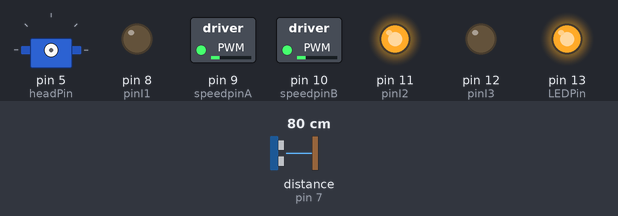
Bench run of a sketch on a simulated Arduino Uno, built with avr-gcc and run on an emulated ATmega328P. On the bench: servo, switched loads named in the sketch (green lamp = pin HIGH), output pins drawn as LEDs (lit = HIGH). Wiring (inferred from the names in the program): ultrasonic range finder: trigger pin 6; echo pin 7; servo: signal pin 5. Dashed ring = blinking. Inputs (shaded band) come from the test bench; at power-on: distance to the obstacle (sensor on pin 7) 80 cm. The echo pulse lasts 58.3 µs per cm; servo pulses on a pin are drawn as a servo (544–2400 µs = 0–180°); pins used as bus, display or sensor lines are not drawn.

Above: at 1.8 s.
1.9 s: distance to the obstacle (sensor on pin 7) set to 11 cm
3.4 s: distance to the obstacle (sensor on pin 7) set to 8 cm
At 5.2 s:
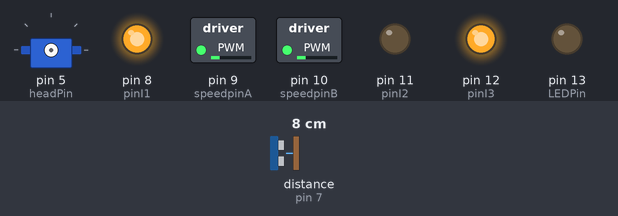
7.6 s: distance to the obstacle (sensor on pin 7) set to 18 cm
At 11.5 s:
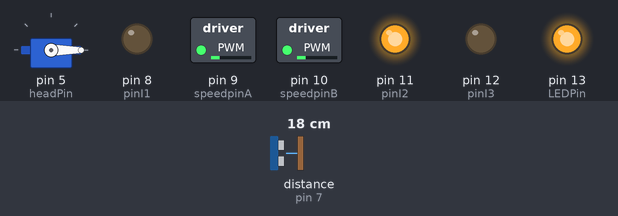
11.8 s: distance to the obstacle (sensor on pin 7) set to 2 cm
At 14.9 s:
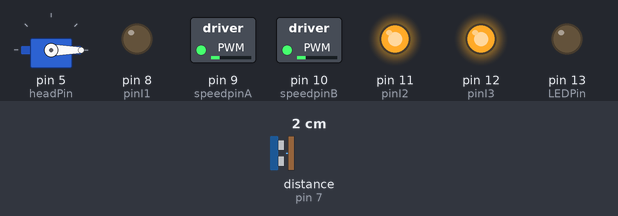
Timing chart, 0 to 17.0 s (numbered marks = the images above; inputs shaded):
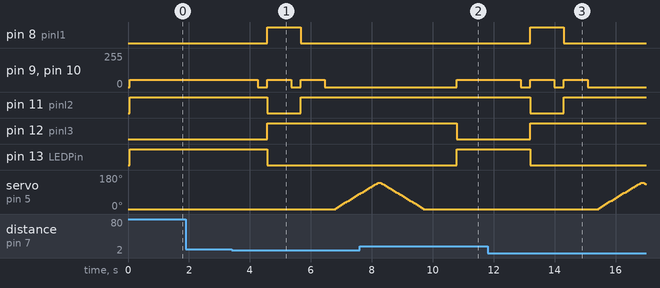

Measured:
- the behaviour switches between 10 and 9 cm on distance to the obstacle (sensor on pin 7) (found by bisection; images 0 and 1)
- after the input at 1.9 s, every drawn part: stays the same
- after the input at 3.4 s, pin 8 (pinI1): LOW → HIGH after 1.2 s, → LOW 1.1 s later; pin 9 (speedpinA), pin 10 (speedpinB): alternates 55/255 for 0.80 s and 0/255 for 0.30 s, starting after 0.86 s; pin 11 (pinI2): HIGH → LOW after 1.2 s, → HIGH 1.1 s later; pin 12 (pinI3): LOW → HIGH after 1.2 s; pin 13 (LEDPin): HIGH → LOW after 1.2 s
- after the input at 7.6 s, pin 8 (pinI1): stays LOW (without the input it goes to HIGH after 3.5 s); pin 9 (speedpinA), pin 10 (speedpinB): 0/255 → 55/255 after 3.2 s instead of 3.5 s; pin 11 (pinI2): stays HIGH (without the input it goes to LOW after 3.5 s); pin 12 (pinI3): HIGH → LOW after 3.2 s; pin 13 (LEDPin): LOW → HIGH after 3.2 s
- after the input at 11.8 s, pin 8 (pinI1): LOW → HIGH after 1.4 s, → LOW 1.1 s later; pin 9 (speedpinA): alternates 55/255 for 0.80 s and 0/255 for 0.30 s, 5 changes in all, then stays 0/255, starting after 1.1 s

The sketch:

4wd_sr04_robot.ino
```cpp
// this is the code that seems to work well with the ultrasonic sensor
//
// version 20141202-1

int pinI1=8;//define I1 interface
int pinI2=11;//define I2 interface
int speedpinA=9;//enable motor A
int pinI3=12;//define I3 interface
int pinI4=13;//define I4 interface
int speedpinB=10;//enable motor B

int headPin=5; // head servo digital pin

// motor speed, adjust depending upon the number of volts sent into the motor shield.
// for instance, if 12v, 255 is really too fast. crank it down
int motorSpeed =55;//define the motorSpeed of motor

// to enable serial writes of debug messages, set debug=1
int debug=0; // 0=no 1=yes

#define echoPin 7 // Echo Pin
#define trigPin 6 // Trigger Pin
#define LEDPin 13 // Onboard LED

long duration, distance; // Duration used to calculate distance

const int analogSensorPin = 0;

// the sensor trigger distance in cm
int triggerDistanceCM = 8;
int triggerAnalogValue = 500;

int angle;
int pwm;

void setup()
{
  pinMode(headPin, OUTPUT);

  pinMode(pinI1,OUTPUT);
  pinMode(pinI2,OUTPUT);
  pinMode(speedpinA,OUTPUT);
  pinMode(pinI3,OUTPUT);
  pinMode(pinI4,OUTPUT);
  pinMode(speedpinB,OUTPUT);
  if (debug>0) Serial.begin(9600);

  if (trigPin>0){
    pinMode(trigPin, OUTPUT);
    pinMode(echoPin, INPUT);
    pinMode(LEDPin, OUTPUT); // Use LED indicator (if required)
  }
}

void loop(){
  if (trigPin>0 || analogSensorPin>0) {
    // if you have an active sensor, you'll always wind up in here
    if (trigPin>0){
      // an ultrasonic sensor is attached
      int cm=getDistance();
      if (debug>0) {
        Serial.print("cm:");
        Serial.println(cm);
      }
      if (cm<=triggerDistanceCM){
        // too close to an object, do something different like backup or turn left

        stop();
        drive("backward", 800);
        stop();
        drive("left", 800);
        stop();

        if (headPin>0){
         for (angle = 0; angle <= 140; angle += 5)  {
           servoPulse(headPin, angle);  }
         for (angle = 140; angle >= 0; angle -= 5)  {
           servoPulse(headPin, angle);  }
         delay(1000);
        }

      } else {
        // distance to object is above threshold, keep moving forward
        drive("forward", 1000);
      }
    }

    if (analogSensorPin>0){
      // an analog sensor such as a potentiometer is attached
      if (getAnalogResistance()<=triggerAnalogValue){
        // analog value is too high, do something different
        drive("left", 300);
      } else {
        // analog value is in acceptable range, just drive forward
        drive("forward", 1000);
      }
    }
  } else {
    // this is what gets done every loop if there are no sensors (digital ultrasonic, analog pot, etc...)
    drive("forward", 1000);
  }
}

void drive(String dir, int t){
  if (debug>0){
      Serial.println(dir);
    } else {
    if (dir=="right"){
      analogWrite(speedpinA,motorSpeed);//input a simulation value to set the speed
      analogWrite(speedpinB,motorSpeed);
      digitalWrite(pinI4,HIGH);//turn DC Motor B move clockwise
      digitalWrite(pinI3,LOW);
      digitalWrite(pinI2,LOW);//turn DC Motor A move anticlockwise
      digitalWrite(pinI1,HIGH);
    }

    if (dir=="left"){
      analogWrite(speedpinA,motorSpeed);//input a simulation value to set the speed
      analogWrite(speedpinB,motorSpeed);
      digitalWrite(pinI4,LOW);//turn DC Motor B move anticlockwise
      digitalWrite(pinI3,HIGH);
      digitalWrite(pinI2,HIGH);//turn DC Motor A move clockwise
      digitalWrite(pinI1,LOW);
    }

    if (dir=="forward"){
      analogWrite(speedpinA,motorSpeed);//input a simulation value to set the speed
      analogWrite(speedpinB,motorSpeed);
      digitalWrite(pinI4,HIGH);//turn DC Motor B move clockwise
      digitalWrite(pinI3,LOW);
      digitalWrite(pinI2,HIGH);//turn DC Motor A move clockwise
      digitalWrite(pinI1,LOW);
    }

    if (dir=="backward"){
      analogWrite(speedpinA,motorSpeed);//input a simulation value to set the speed
      analogWrite(speedpinB,motorSpeed);
      digitalWrite(pinI4,LOW);//turn DC Motor B move anticlockwise
      digitalWrite(pinI3,HIGH);
      digitalWrite(pinI2,LOW);//turn DC Motor A move clockwise
      digitalWrite(pinI1,HIGH);
    }
  }

  delay(t);
  //if (debug==0) stop();
}

void stop(){
   digitalWrite(speedpinA,LOW);// Unenble the pin, to stop the motor. this should be done to avid damaging the motor.
   digitalWrite(speedpinB,LOW);
   delay(300);
}

long msTocm(long microseconds) {
  // The speed of sound is 340 m/s or 29 microseconds per centimeter.
  // The ping travels out and back, so to find the distance of the
  // object we take half of the distance travelled.
  return microseconds / 29 / 2;
}

int getAnalogResistance(){
  int sensorValue = analogRead(A1);
  if (debug>0) Serial.println(sensorValue);
  delay(1);        // delay in between reads for stability
  return sensorValue;
}

int getDistance(){
  digitalWrite(trigPin, LOW);
  delayMicroseconds(2);

  digitalWrite(trigPin, HIGH);
  delayMicroseconds(10);

  digitalWrite(trigPin, LOW);
  duration = pulseIn(echoPin, HIGH);

  //Calculate the distance (in cm) based on the speed of sound.
  distance = duration/58.2;

  if (debug>0) {
    Serial.print("cm");
    Serial.println();
  }

  //Delay 50ms before next reading.
  delay(50);

  return distance;
}

void servoPulse (int servo, int angle)
{
 pwm = (angle*11) + 500;      // Convert angle to microseconds
 digitalWrite(servo, HIGH);
 delayMicroseconds(pwm);
 digitalWrite(servo, LOW);
 delay(50);                   // Refresh cycle of servo
}
```
